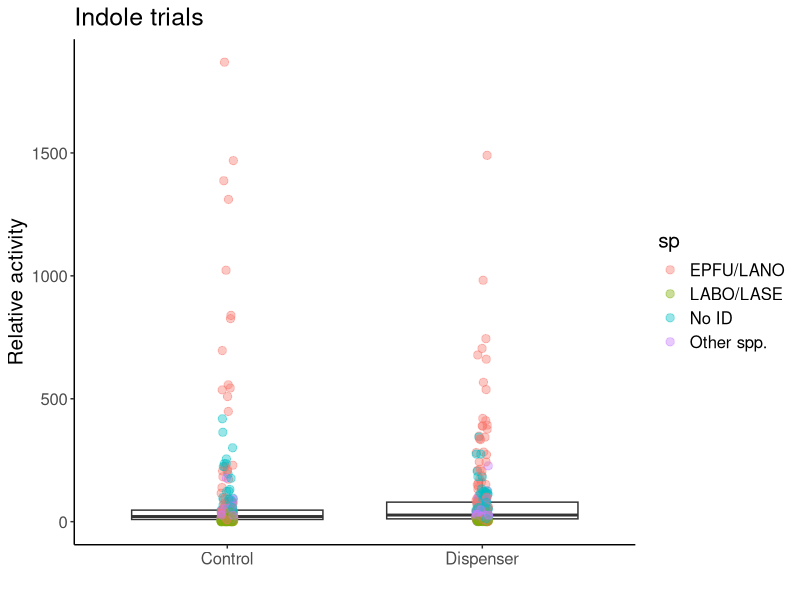
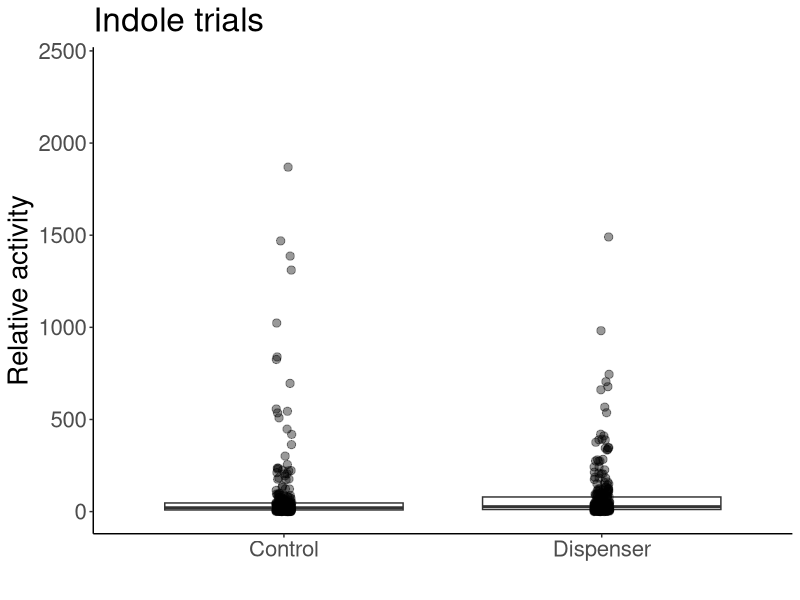
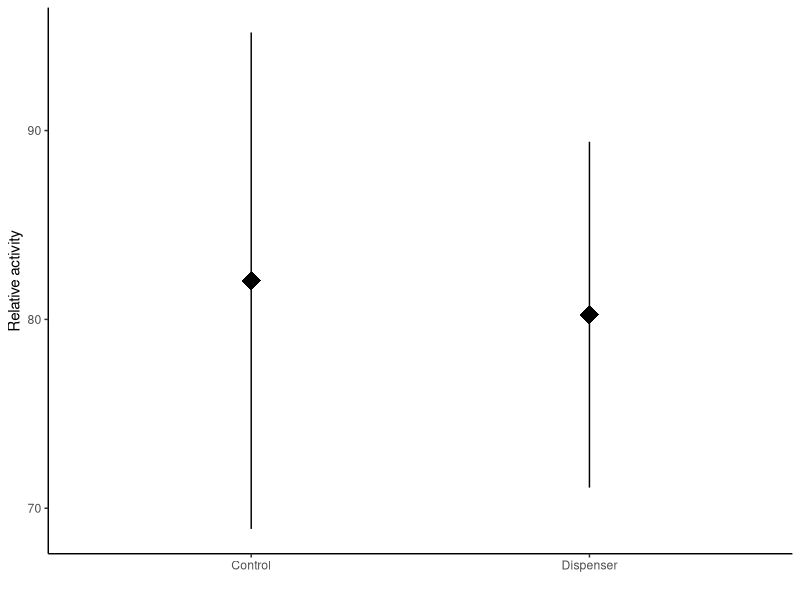
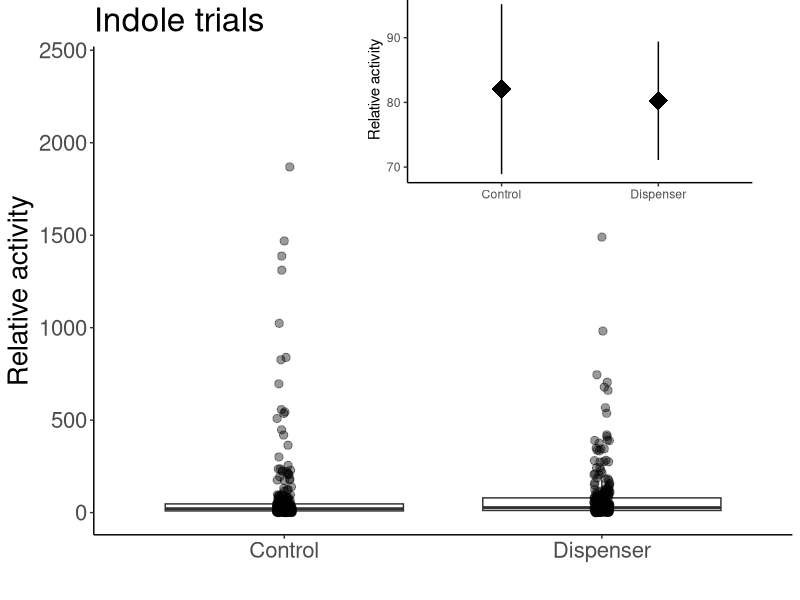
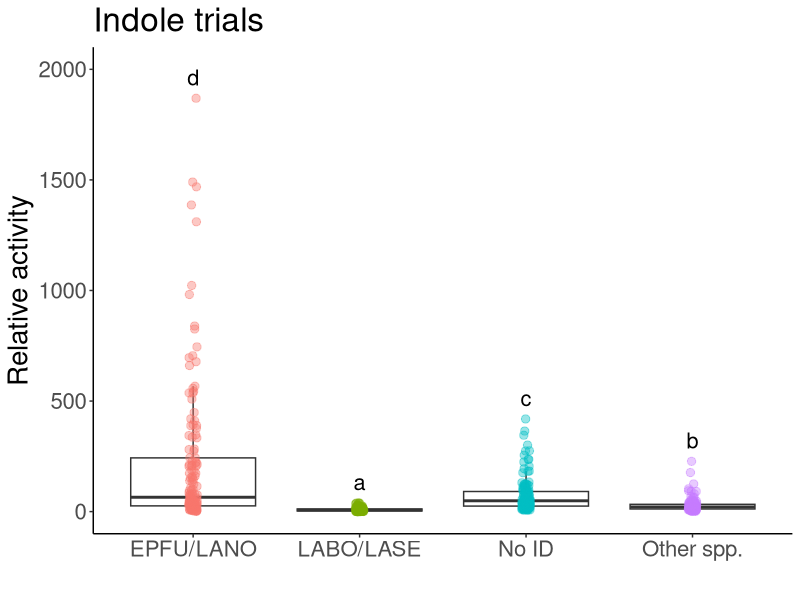
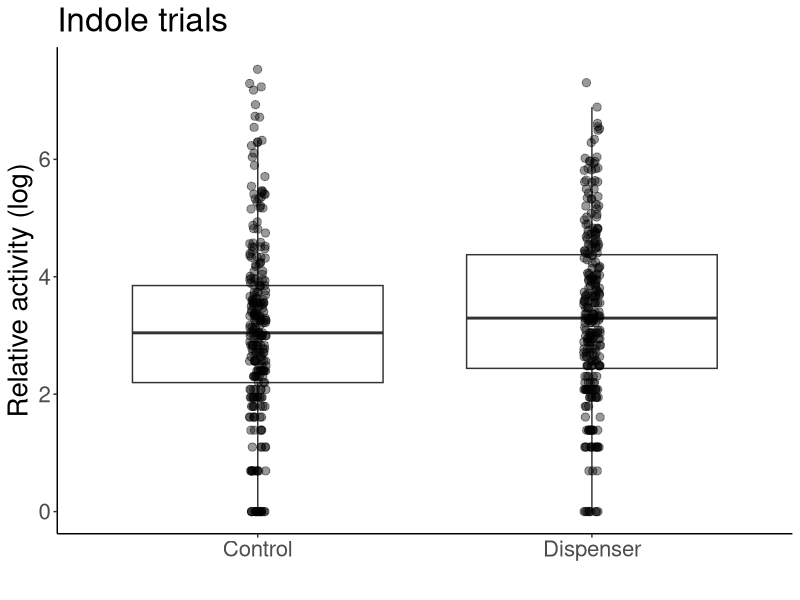
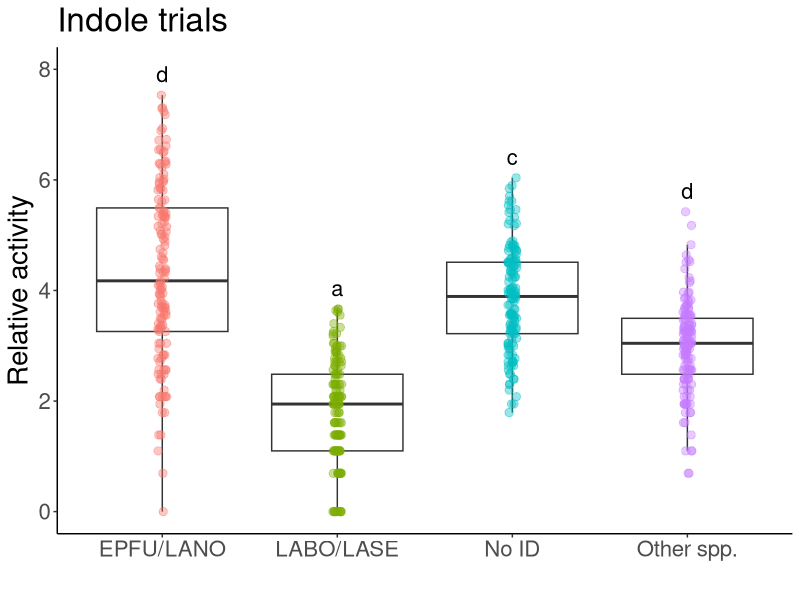
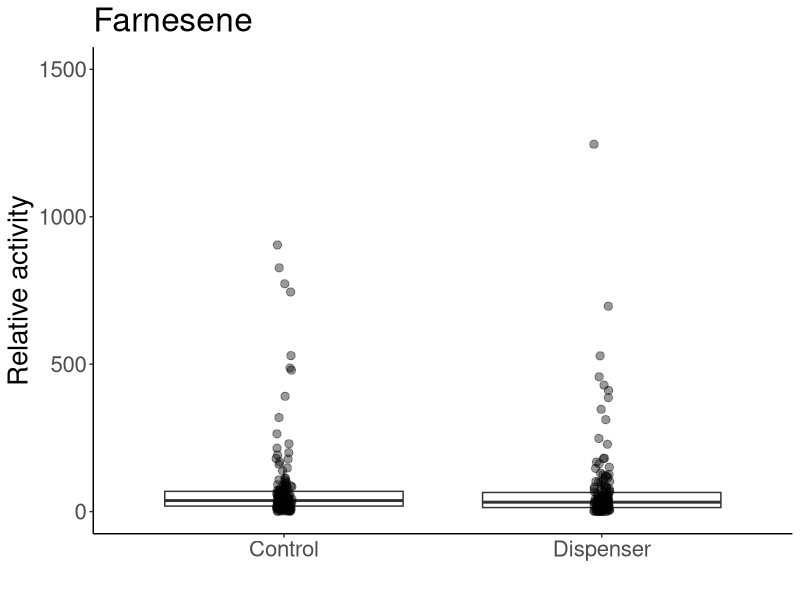

These figures' R source, in order:
#Load libraries
library(ggplot2)
library(lme4)
library(viridis)
library(car)
library(emmeans)
library(multcomp)
library(dplyr)
library(plyr)
library(tidyr)
library(cowplot)

# Indole data import and cleaning ------------------------------------------------

#SUMMARY DATA----
indole <- read.csv(file="Maynard_etal_indole_sum.csv",head=TRUE)
indole[, 3:11][is.na(indole[, 3:11])] <- 0

##Gathering data — compounds from col to rows
indole1<-indole %>% gather(sp, activity, EPTFUS:NOID)
indole1$sp<-as.factor(indole1$sp)
levels(indole1$sp)
indole1<-aggregate(activity ~ treatment + sp + jdate + site, dat=indole1, FUN=sum)

##GROUPING SPECIES----
{indole2<-indole1
indole2$sp=as.character(indole2$sp)
indole2$sp[indole2$sp=="EPTFUS"]="EPFU/LANO"
indole2$sp[indole2$sp=="LASNOC"]="EPFU/LANO"
indole2$sp[indole2$sp=="LASBOR"]="LABO/LASE"
indole2$sp[indole2$sp=="LASSEM"]="LABO/LASE"
indole2$sp[indole2$sp=="LASCIN"]="Other spp."
indole2$sp[indole2$sp=="MYOLUC"]="Other spp."
indole2$sp[indole2$sp=="PERSUB"]="Other spp."
indole2$sp[indole2$sp=="NOID"]="No ID"
indole2$sp[indole2$sp=="NYCHUM"]="Other spp."
}

indole3<-aggregate(activity ~ treatment + sp + jdate + site, dat=indole2, FUN=sum)
indole3$log.act<-log(indole3$activity)
indole3$log.act[which(!is.finite(indole3$log.act))] <- 0

#indole3<-indole3[order(indole3$sp),]

test.i<-glmer(activity~treatment*sp+(1|jdate), dat = indole3,family=poisson)
summary(test.i)
shapiro.test(resid(test.i))#non-normal

#Test for overdispersion function
overdisp_fun <- function(model) {
	rdf <- df.residual(model)
	rp <- residuals(model,type="pearson")
	Pearson.chisq <- sum(rp^2)
	prat <- Pearson.chisq/rdf
	pval <- pchisq(Pearson.chisq, df=rdf, lower.tail=FALSE)
	c(chisq=Pearson.chisq,ratio=prat,rdf=rdf,p=pval)
}

overdisp_fun(test.i)#overdispersed

mod.i<-glmer.nb(activity~treatment*sp+(1|jdate), dat = indole3)
Anova(mod.i)
#treatment chi=2.7201 p=0.09909, sp chi=625.2476 p<0.0001, interaxn chi=1.1916 p=0.75502

#contrasts
i1<-emmeans(mod.i,pairwise~sp, type="response")
cld(i1$emmeans,  Letters ='abcde')
#LABO/LASE a, Other b, EPFU/LANO c

indole.tab <- ddply(indole3, c("sp"), summarise,
					N    = length(activity),
					mean = mean(activity),
					sd   = sd(activity),
					se   = sd / sqrt(N))
indole.tab

#(EPFU/LANO-NoID)/NoID
(214.517730-72.985816)/72.985816
#1.94, EPFU/LANO were ~2x more active than Other spp.

#(EPFU/LANO-Other)/other
(214.517730-28.078014)/28.078014
#6.64, EPFU/LANO were 6.6x more active than Other spp.

#(EPFU/LANO-LABO)/LABO
(214.517730-8.943262)/8.943262
#22.9865, EPFU/LANO were ~23x more active than LABO/LASE

indole.n <- ddply(indole3, c("site"), summarise,
					N    = length(activity),
					mean = mean(activity),
					sd   = sd(activity),
					se   = sd / sqrt(N))
indole.n

indole.tab.treat <- ddply(indole3, c("treatment"), summarise,
					N    = length(activity),
					mean = mean(activity),
					sd   = sd(activity),
					se   = sd / sqrt(N))
indole.tab.treat

#full plot, grouped by species
ggplot(data=indole3, aes(x=treatment, y=activity))+ 
	geom_boxplot(outlier.shape = NA)+
	geom_point(position=position_jitter(width = 0.025), alpha=0.4, size=2.5, aes(color=sp))+
	theme_classic()+
	labs(x=" ", y="Relative activity",
		 title = "Indole trials")+
	theme(text = element_text(size=15))

#full plot, with boxplots
indole.plot1<-ggplot(data=indole3, aes(x=treatment, y=activity))+ 
	geom_boxplot(outlier.shape = NA)+
	geom_point(position=position_jitter(width = 0.025), alpha=0.4, size=2.5)+
	theme_classic()+
	labs(x=" ", y="Relative activity",
		 title = "Indole trials")+
	theme(text = element_text(size=20))+
	scale_y_continuous(limits = c(0,2400))
indole.plot1

#small plot (means and SEs)
indole.small<-ggplot(data=indole3, aes(x=treatment, y=activity))+ 
	theme_classic()+
	labs(x=" ", y="Relative activity")+
	stat_summary(fun.data = "mean_se", size=1.5, shape="diamond")
indole.small

#plots with inlay
indole.with.inset <-
	ggdraw() +
	draw_plot(indole.plot1) +
	draw_plot(indole.small, x = 0.45, y = .62, width = .5, height = .4)
indole.with.inset

#save plot
ggsave(filename = "indole.png", 
	   plot = indole.with.inset,
	   width = 17, 
	   height = 12,
	   units = "cm",
	   dpi = 300)

#species plot
ggplot(data=indole3, aes(x=sp, y=activity))+ 
	geom_boxplot(outlier.shape = NA)+
	geom_point(position=position_jitter(width = 0.025), alpha=0.4, size=2.5, aes(color=sp))+
	theme_classic()+
	labs(x=" ", y="Relative activity", title="Indole trials")+
	theme(text = element_text(size=20), legend.position = "none")+
	stat_summary(geom = 'text', label = c("d","a","c", "b"),
				 fun = max, vjust = -0.8, size=5.5)+
	scale_y_continuous(limits = c(0,2000))

#log-transformed full plot
indole.plot.log<-ggplot(data=indole3, aes(x=treatment, y=log.act))+ 
	geom_boxplot(outlier.shape = NA)+
	geom_point(position=position_jitter(width = 0.025), alpha=0.4, size=2.5)+
	theme_classic()+
	labs(x=" ", y="Relative activity (log)",
		 title = "Indole trials")+
	theme(text = element_text(size=20))
indole.plot.log

#log-transformed species plot
ggplot(data=indole3, aes(x=sp, y=log.act))+ 
	geom_boxplot(outlier.shape = NA)+
	geom_point(position=position_jitter(width = 0.025), alpha=0.4, size=2.5, aes(color=sp))+
	theme_classic()+
	labs(x=" ", y="Relative activity", title="Indole trials")+
	theme(text = element_text(size=20), legend.position = "none")+
	stat_summary(geom = 'text', label = c("d","a","c", "d"),
				 fun = max, vjust = -0.8, size=5.5)+
	scale_y_continuous(limits = c(0,8))



##FARNESENE TRIALS----
# Farnesene data import and cleaning ------------------------------------------------

#SUMMARY DATA----
farn <- read.csv(file="Maynard_etal_farnesene_sum.csv",head=TRUE)
farn[, 3:11][is.na(farn[, 3:11])] <- 0

##Gathering data — compounds from col to rows
farn1<-farn %>% gather(sp, activity, EPTFUS:NOID)
farn1$sp<-as.factor(farn1$sp)
levels(farn1$sp)
farn1<-aggregate(activity ~ treatment + sp + jdate + site, dat=farn1, FUN=sum)

##GROUPING SPECIES----
{farn2<-farn1
farn2$sp=as.character(farn2$sp)
farn2$sp[farn2$sp=="EPTFUS"]="EPFU/LANO"
farn2$sp[farn2$sp=="LASNOC"]="EPFU/LANO"
farn2$sp[farn2$sp=="LASBOR"]="LABO/LASE"
farn2$sp[farn2$sp=="LASSEM"]="LABO/LASE"
farn2$sp[farn2$sp=="LASCIN"]="Other spp."
farn2$sp[farn2$sp=="MYOLUC"]="Other spp."
farn2$sp[farn2$sp=="PERSUB"]="Other spp."
farn2$sp[farn2$sp=="NOID"]="No ID"
farn2$sp[farn2$sp=="NYCHUM"]="Other spp."
}

farn3<-aggregate(activity ~ treatment + sp + jdate + site, dat=farn2, FUN=sum)
farn3$log.act<-log(farn3$activity)
farn3$log.act[which(!is.finite(farn3$log.act))] <- 0

test.f<-glmer(activity~treatment*sp+(1|jdate), dat = farn3,family=poisson)
summary(test.f)
shapiro.test(resid(test.f))#non-normal, overdispersed

overdisp_fun(test.f)#overdispersed

mod.f<-glmer.nb(activity~treatment*sp+(1|jdate), dat = farn3)
Anova(mod.f)
#treatment chi=2.7420 p=0.09774, sp chi=67.3332 p<0.001, interaxn chi=3.0187  p=0.38875

#contrasts
f1<-emmeans(mod.f,pairwise~sp, type="response")
cld(f1$emmeans,  Letters ='abcde')
#LABO=A, Other=A EPFU=B, NoID=B


farn.tab <- ddply(farn3, c("sp"), summarise,
					N    = length(activity),
					mean = mean(activity),
					sd   = sd(activity),
					se   = sd / sqrt(N))
farn.tab
#(EPFU/LANO-LABO/LASE)/LABO/LASE
(122.0750-26.4625)/26.4625
#3.6, EPFU/LANO are 3.6x more active than LABO/LASE

#(EPFU/LANO-OTHER)/OTHER
(122.0750-40.1500)/40.1500
#2.04, EPFU/LANO are over 2x more active than Other spp.

farn.n <- ddply(farn3, c("site"), summarise,
				  N    = length(activity),
				  mean = mean(activity),
				  sd   = sd(activity),
				  se   = sd / sqrt(N))
farn.n
#N=24/3 species=8 nights total,2 treatments at 10 sites, N=40

#main graph (boxplots w/ data points)
farn.plot1<-ggplot(data=farn3, aes(x=treatment, y=activity))+ 
	geom_boxplot(outlier.shape = NA)+
	geom_point(position=position_jitter(width = 0.025), alpha=0.4, size=2.5)+
	theme_classic()+
	labs(x=" ", y="Relative activity",
		 title = "Farnesene")+
	theme(text = element_text(size=20))+
	scale_y_continuous(limits = c(0,1500))
farn.plot1

#small graph (means and SEs)
farn.small<-ggplot(data=farn3, aes(x=treatment, y=activity))+ 
	theme_classic()+
	labs(x=" ", y="Relative activity")+
	stat_summary(fun.data = "mean_se", size=1.5, shape="diamond")
farn.small

#plot with inlay
farn.with.inset <-
	ggdraw() +
	draw_plot(farn.plot1) +
	draw_plot(farn.small, x = 0.45, y = .6, width = .5, height = .4)
farn.with.inset

#save plot
ggsave(filename = "farnesene.png", 
	   plot = farn.with.inset,
	   width = 17, 
	   height = 12,
	   units = "cm",
	   dpi = 300)

#species plot
ggplot(data=farn3, aes(x=sp, y=activity))+ 
	geom_boxplot(outlier.shape = NA)+
	geom_point(position=position_jitter(width = 0.025), alpha=0.4, size=2.5, aes(color=sp))+
	theme_classic()+
	labs(x=" ", y="Relative activity", title="Farnesene trials")+
	theme(text = element_text(size=20), legend.position = "none")+
	stat_summary(geom = 'text', label = c("b","a","b","a"),
				 fun = max, vjust = -0.8, size=5.5)+
	scale_y_continuous(limits = c(0,1400))

#log-transformed plot, main graph
farn.plot.log<-ggplot(data=farn3, aes(x=treatment, y=log.act))+ 
	geom_boxplot(outlier.shape = NA)+
	geom_point(position=position_jitter(width = 0.025), alpha=0.4, size=2.5)+
	theme_classic()+
	labs(x=" ", y="Relative activity (log)",
		 title = "Farnesene")+
	theme(text = element_text(size=20))
farn.plot.log

#log-transformed species plot
ggplot(data=farn3, aes(x=sp, y=log.act))+ 
	geom_boxplot(outlier.shape = NA)+
	geom_point(position=position_jitter(width = 0.025), alpha=0.4, size=2.5, aes(color=sp))+
	theme_classic()+
	labs(x=" ", y="Relative activity", title="Farnesene trials")+
	theme(text = element_text(size=20), legend.position = "none")+
	stat_summary(geom = 'text', label = c("b","a","b","a"),
				 fun = max, vjust = -0.8, size=5.5)+
	scale_y_continuous(limits = c(0,8))

##COMBINING INDOLE AND FARNESENE TRIALS----
indole3$compound<-NA
indole3$compound<-"indole"

farn3$compound<-NA
farn3$compound<-"farnesene"

dis.all <- rbind(farn3, indole3)

#exclude treatment trials
dis.all.control<-dis.all[dis.all$treatment != "Dispenser", ]  

q1<-glmer.nb(activity~sp+(1|site), data = dis.all.control)
Anova(q1)

#contrasts
q1c<-emmeans(q1,pairwise~sp, type="response")
cld(q1c$emmeans,  Letters ='abcde')
#LABO=A, Other=B, NoID=C, EPFU/LANO=D

q1.tab <- ddply(dis.all.control, c("sp"), summarise,
				  N    = length(activity),
				  mean = mean(activity),
				  sd   = sd(activity),
				  se   = sd / sqrt(N))
q1.tab
#(EPFU/LANO-LABO)/LABO
(192.12844-14.80734)/14.80734
#11.98

#(EPFU/LANO-Other)/Other
(192.12844-29.48624)/29.48624
#5.5

#(EPFU/LANO-NoID)/NoID
(192.12844-88.06422)/88.06422
#1.18

#species plot
ggplot(data=dis.all.control, aes(x=sp, y=activity))+ 
	geom_boxplot(outlier.shape = NA)+
	geom_point(position=position_jitter(width = 0.025), alpha=0.4, size=2.5, aes(color=sp))+
	theme_classic()+
	labs(x=" ", y="Relative activity", title="All control trials")+
	theme(text = element_text(size=20), legend.position = "none")+
	stat_summary(geom = 'text', label = c("d","a","c","b"),
				 fun = max, vjust = -0.8, size=5.5)+
	scale_y_continuous(limits = c(0,2000))

#log-transformed species plot
ggplot(data=dis.all.control, aes(x=sp, y=log.act))+ 
	geom_boxplot(outlier.shape = NA)+
	geom_point(position=position_jitter(width = 0.025), alpha=0.4, size=2.5, aes(color=sp))+
	theme_classic()+
	labs(x=" ", y="Relative activity", title="Farnesene trials")+
	theme(text = element_text(size=20), legend.position = "none")+
	stat_summary(geom = 'text', label = c("d","a","c","b"),
				 fun = max, vjust = -0.8, size=5.5)+
	scale_y_continuous(limits = c(0,8))

###BIG BROWN DATA----
##INDOLE BIG BROWN ONLY---
brown.ind <- indole2[which(indole2$sp== 'EPFU/LANO'),]

test3.ind<-glmer(activity~treatment+(1|jdate), dat = brown.ind,family=poisson)
shapiro.test(resid(test3.ind))#normal
summary(test3.ind)#not normal

mod.brown.ind<-glmer.nb(activity~treatment+(1|jdate), dat = brown.ind)
Anova(mod.brown.ind)
#treatment p=0.38

ggplot(data=brown.ind, aes(x=treatment, y=activity))+ 
	geom_boxplot(outlier.shape = NA)+
	geom_point(position=position_jitter(width = 0.025), alpha=0.4, size=2.5)+
	stat_summary(fun.data = "mean_se", colour="red", size=1.5, shape="diamond")+
	theme_classic()+
	labs(x=" ", y="Relative activity",
		 title = "EPFU/LANO only, indole trials")+
	theme(text = element_text(size=15), legend.title = )+
	scale_color_viridis(discrete = T, option = "D")

ggplot(data=brown.ind, aes(x=treatment, y=activity))+ 
	theme_classic()+
	labs(x=" ", y="Relative activity",
		 title = "EPFU/LANO only, indole trials")+
	stat_summary(fun.data = "mean_se", size=1.5, shape="diamond")

##farn BIG BROWN ONLY---
brown.farn <- farn2[which(farn2$sp== 'EPFU/LANO'),]

test3.farn<-glmer(activity~treatment+(1|jdate), dat = brown.farn,family=poisson)
shapiro.test(resid(test3.farn))#normal
summary(test3.farn)#not normal

mod.brown.farn<-glmer.nb(activity~treatment+(1|jdate), dat = brown.farn)
Anova(mod.brown.farn)
#treatment p=0.17

ggplot(data=brown.farn, aes(x=treatment, y=activity))+ 
	geom_boxplot(outlier.shape = NA)+
	geom_point(position=position_jitter(width = 0.025), alpha=0.4, size=2.5)+
	stat_summary(fun.data = "mean_se", colour="red", size=1.5, shape="diamond")+
	theme_classic()+
	labs(x=" ", y="Relative activity",
		 title = "EPFU/LANO only, Farnesene trials")+
	theme(text = element_text(size=15), legend.title = )+
	scale_color_viridis(discrete = T, option = "D")

ggplot(data=brown.farn, aes(x=treatment, y=activity))+ 
	theme_classic()+
	labs(x=" ", y="Relative activity",
		 title = "EPFU/LANO only, Farnesene trials")+
	stat_summary(fun.data = "mean_se", size=1.5, shape="diamond")
